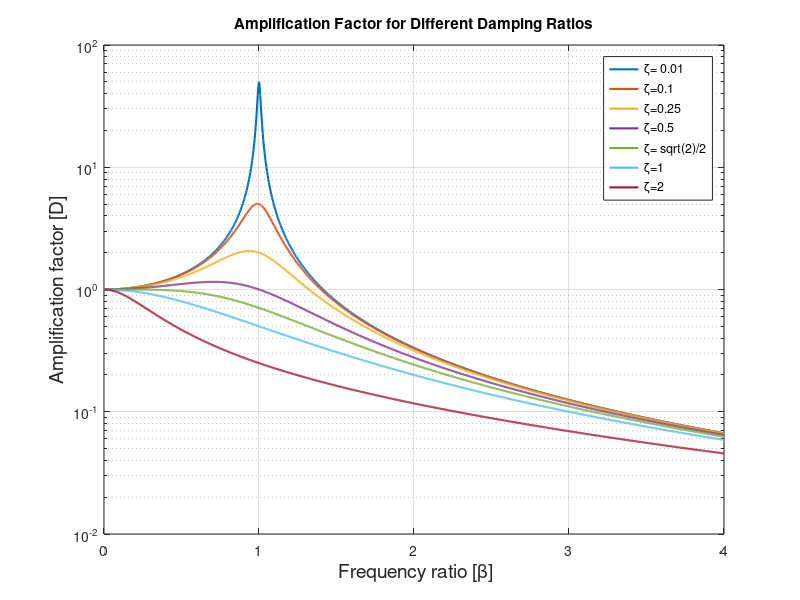

Write MATLAB code to recreate this figure.
clc
clear
close all
beta = (0:1000)*4/1000;

zeta_values = [0.01 , 0.1 , 0.25 , 0.5 , sqrt(2)/2 , 1 , 2];

for i = 1:length(zeta_values)
    zeta = zeta_values(i);
    D_values(:, i) = 1./((1-beta.^2).^2 + (2*zeta*beta).^2).^0.5;
end

% Plot D vs beta for different damping ratios with logarithmic y-axis
semilogy (beta, D_values, 'linewidth', 1.5);

grid on
xlabel(' Frequency ratio [\beta]' , 'fontsize', 14)
ylabel('Amplification factor [D]', 'fontsize', 14)
title('Amplification Factor for Different Damping Ratios')
legend('\zeta= 0.01', '\zeta=0.1', '\zeta=0.25', '\zeta=0.5', '\zeta= sqrt(2)/2', '\zeta=1', '\zeta=2')
